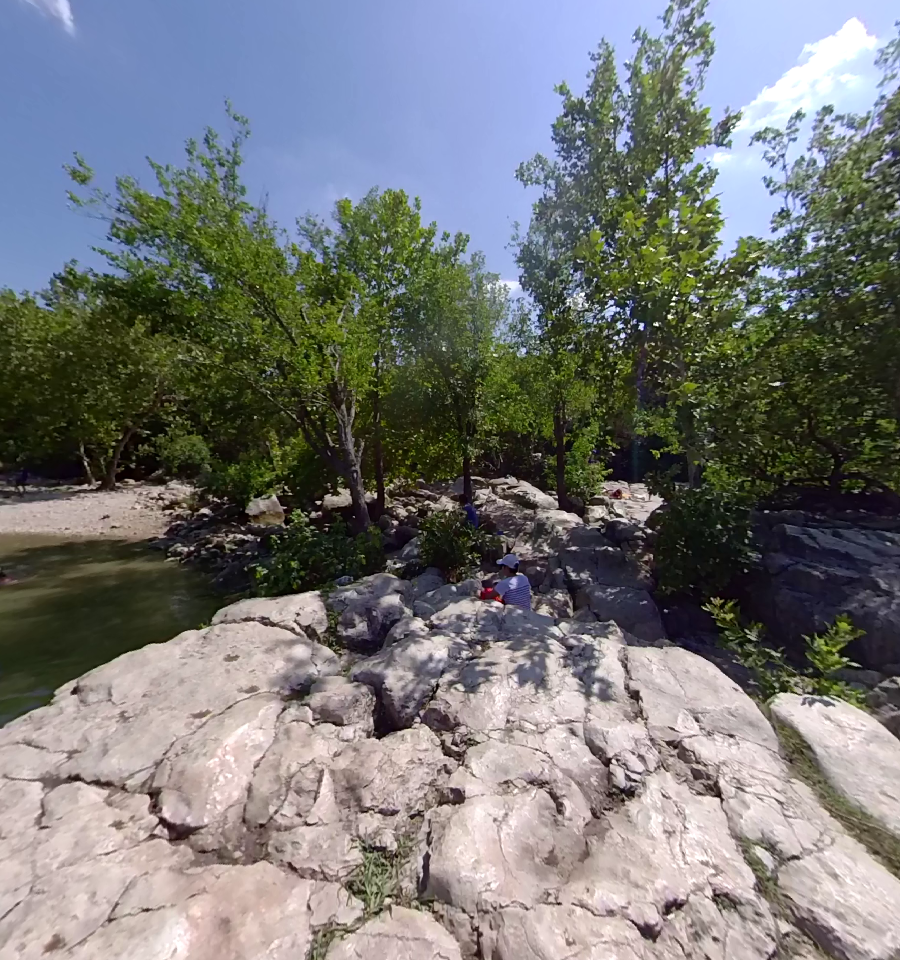
#> input picture pypeapods/data/study_imgs/Sculpture1.png, 1800 x 1920 px (shown at 1/2 size)
$ python peapods_example.py
#> lines starting #> are read from the running program, lines starting #| are printed output that depends on the picture
### pypeapods/utils.py
import numpy as np
from scipy.stats import norm

# [12 lines left out: functions p_pref_to_jod, jod_to_p_pref, not called in this run]

def srgb2rgb(srgb):
    srgb = np.clip(srgb, 0.0, 1.0)
    return np.where(srgb > 0.04045, ((srgb + 0.055) / 1.055) ** 2.4, srgb / 12.92)
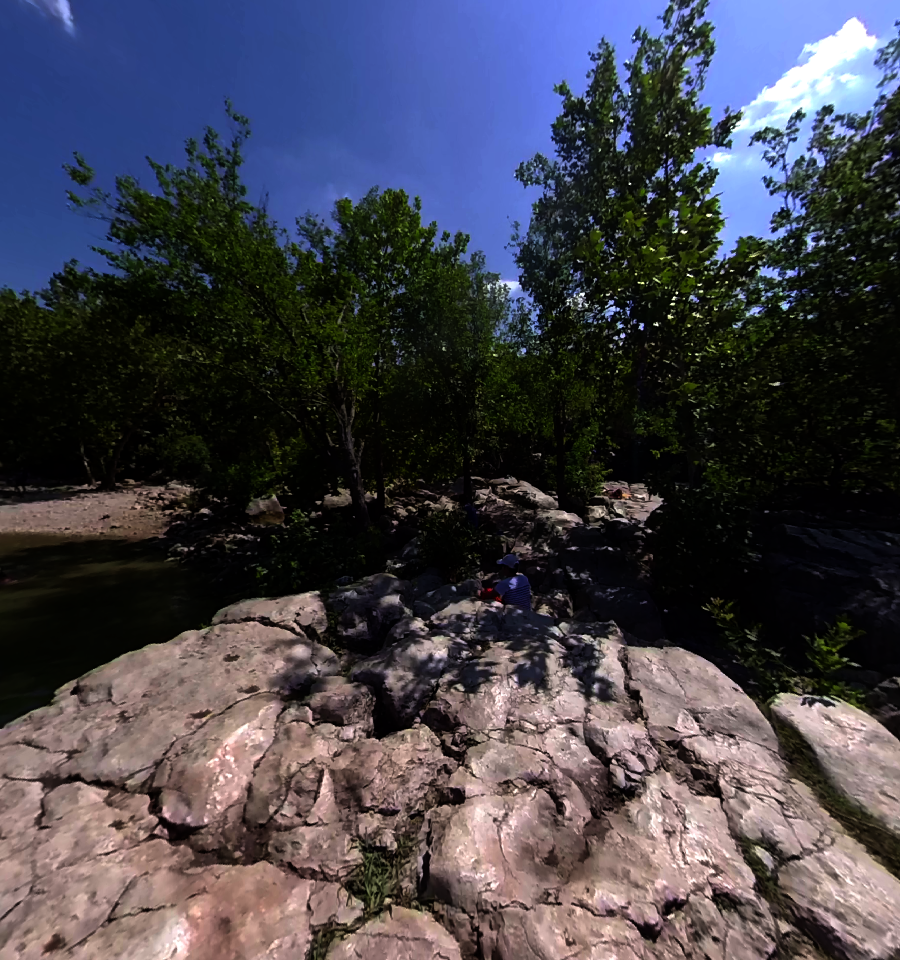
#> returned value: shape (1920, 1800, 3) float64 (shown at 1/2 size); mean of channels 0, 1, 2 0.271, 0.265, 0.305; drawn as R, G, B

def rgb2srgb(rgb):
    rgb = np.clip(rgb, 0.0, 1.0)
    return np.where(rgb > 0.0031308, (1.055 * (rgb ** (1 / 2.4))) - 0.055, 12.92 * rgb)

# [5 lines left out: function y, not called in this run]

### pypeapods/peapods_example.py
import os
import imageio.v3 as iio
import numpy as np

import utils
from PEA.PEA_uniformdimming import UniformDimming
from PODs.PODs_globalLC import GlobalLC

os.makedirs('output/frames', exist_ok=True)

# load an image
pth = "data/study_imgs/Sculpture1.png"
image = utils.srgb2rgb(iio.imread(pth)/255)

# define PEA and POD
#> (the run stopped early here; a loop or call above may not have finished)

$ run again, with pypeapods/data/study_imgs/Sculpture2.png copied over pypeapods/data/study_imgs/Sculpture1.png
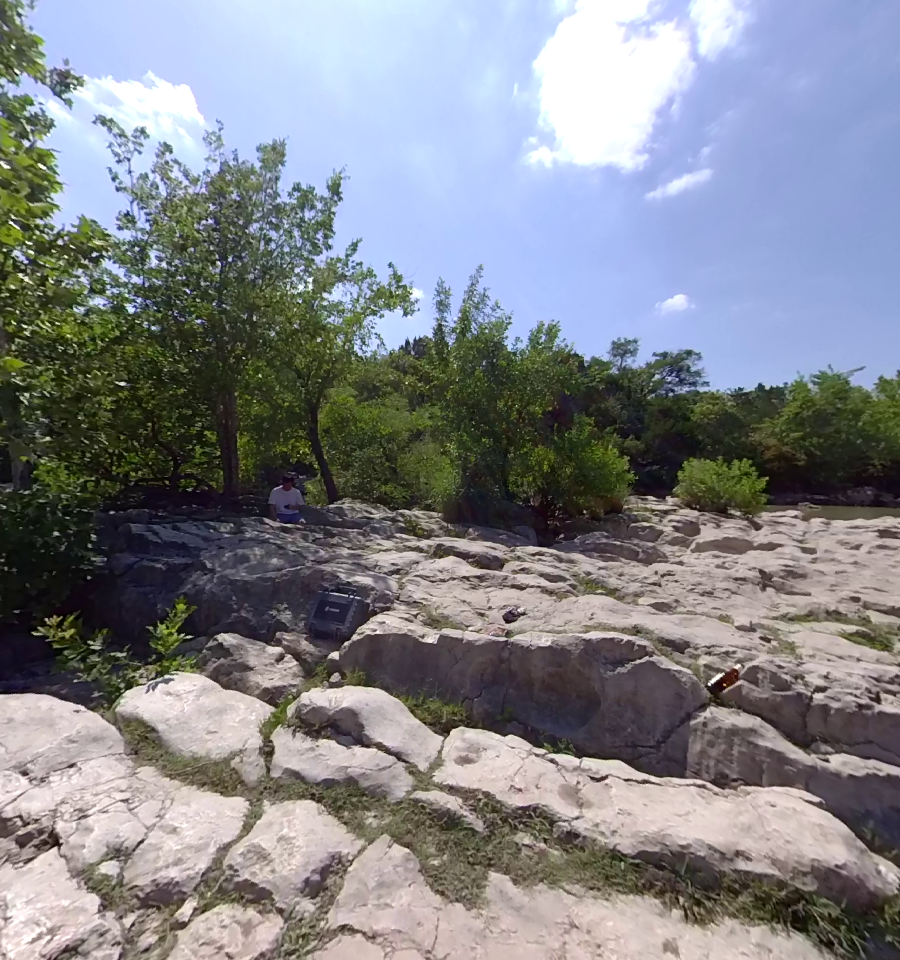
#> input picture pypeapods/data/study_imgs/Sculpture2.png, 1800 x 1920 px (shown at 1/2 size)
#> in srgb2rgb, `return np.where(srgb > 0.04045, ((srgb + 0.055) / 1.055) ** 2.4, srgb ..`:
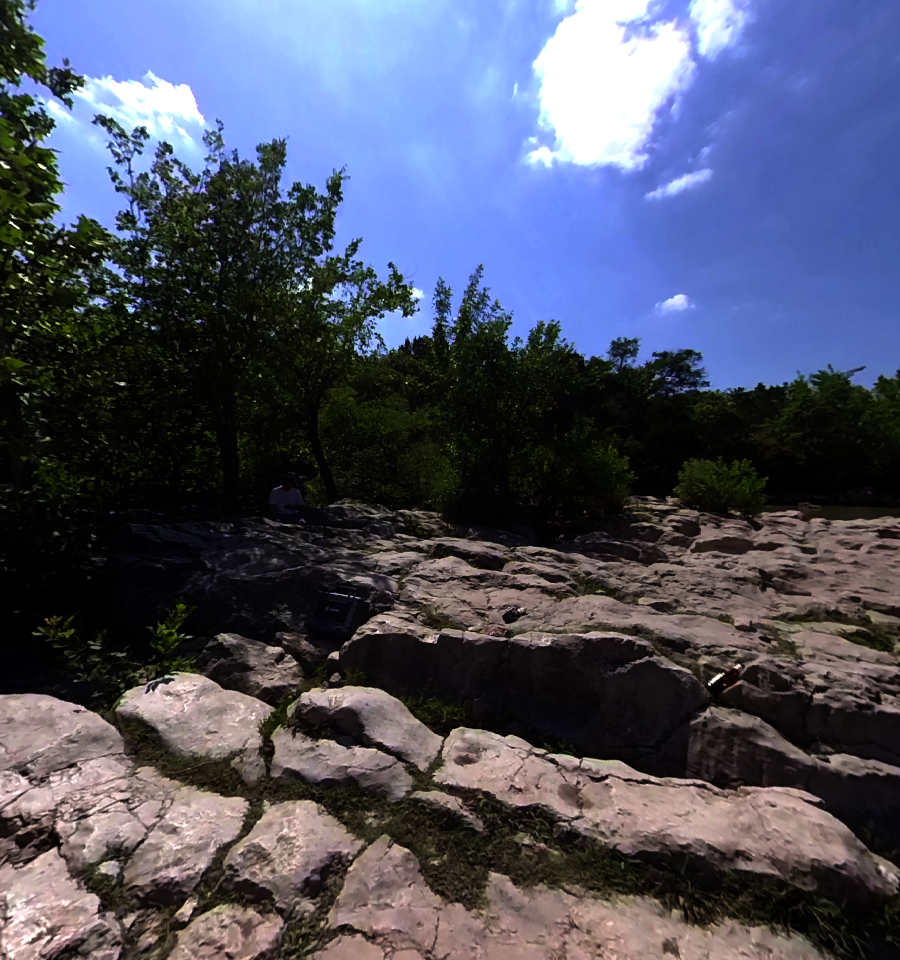
#> returned value: shape (1920, 1800, 3) float64 (shown at 1/2 size); mean of channels 0, 1, 2 0.313, 0.326, 0.398; drawn as R, G, B

$ run again, with pypeapods/data/study_imgs/Dunk1.png copied over pypeapods/data/study_imgs/Sculpture1.png
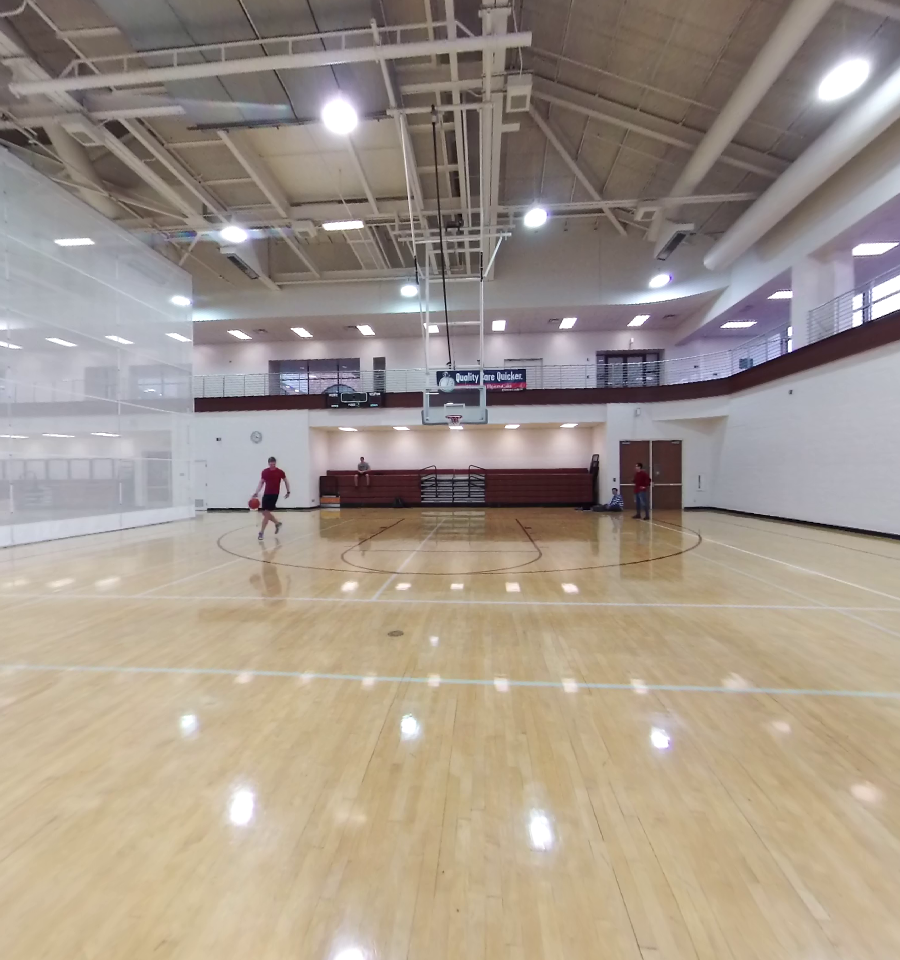
#> input picture pypeapods/data/study_imgs/Dunk1.png, 1800 x 1920 px (shown at 1/2 size)
#> in srgb2rgb, `return np.where(srgb > 0.04045, ((srgb + 0.055) / 1.055) ** 2.4, srgb ..`:
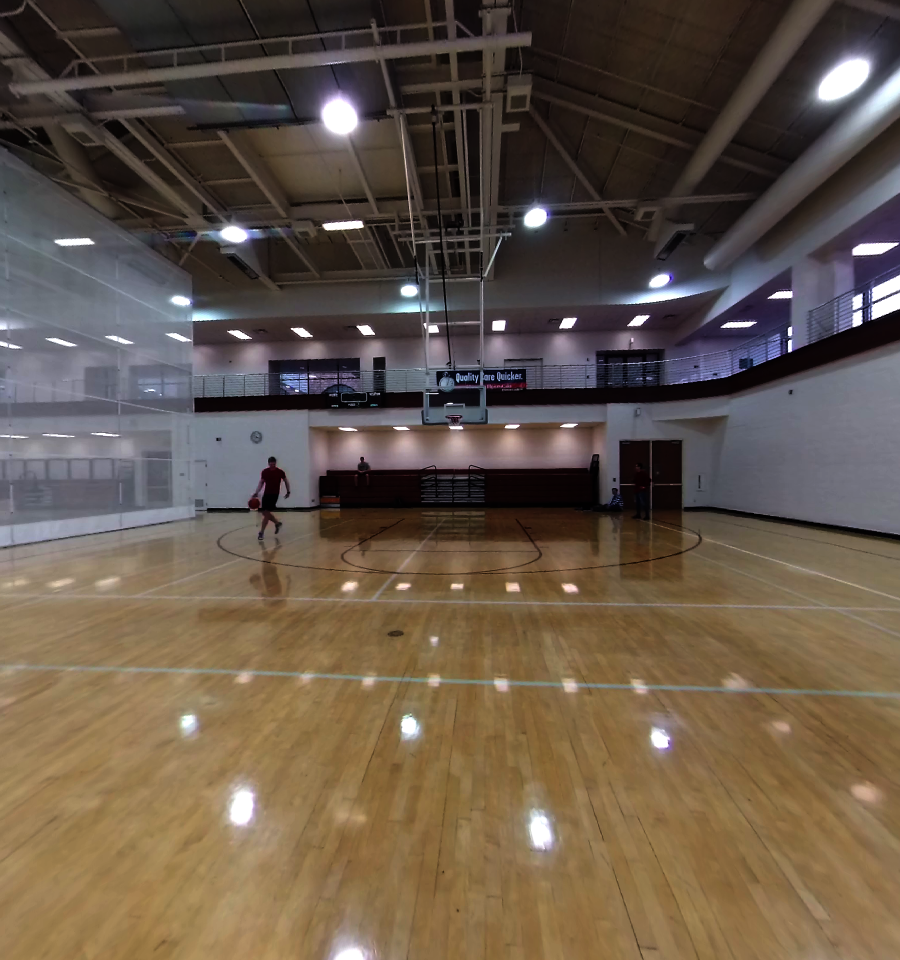
#> returned value: shape (1920, 1800, 3) float64 (shown at 1/2 size); mean of channels 0, 1, 2 0.401, 0.345, 0.29; drawn as R, G, B

$ run again, with pypeapods/data/study_imgs/Dunk2.png copied over pypeapods/data/study_imgs/Sculpture1.png
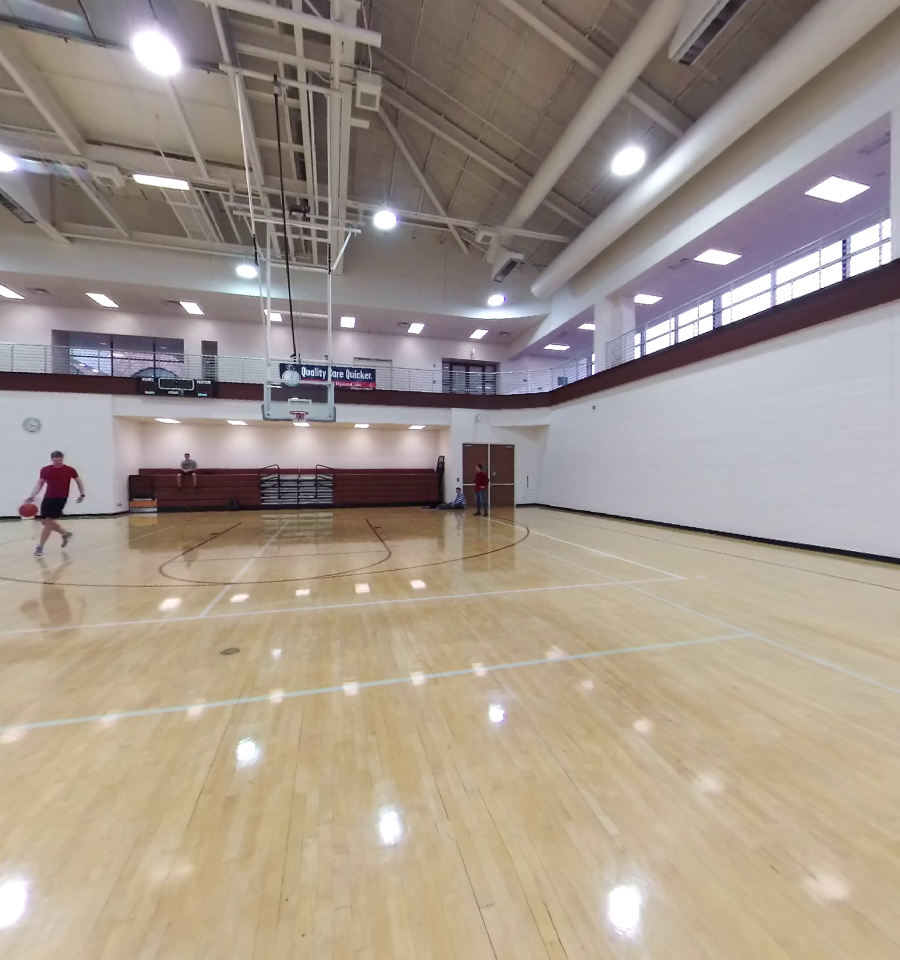
#> input picture pypeapods/data/study_imgs/Dunk2.png, 1800 x 1920 px (shown at 1/2 size)
#> in srgb2rgb, `return np.where(srgb > 0.04045, ((srgb + 0.055) / 1.055) ** 2.4, srgb ..`:
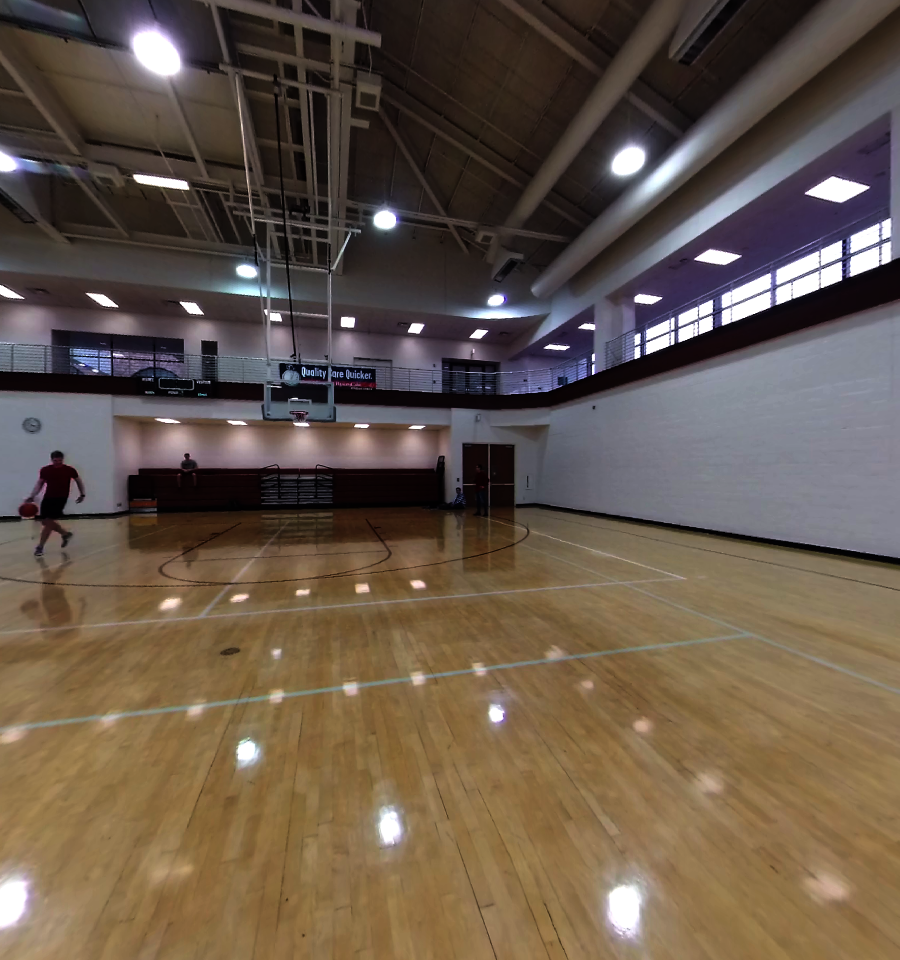
#> returned value: shape (1920, 1800, 3) float64 (shown at 1/2 size); mean of channels 0, 1, 2 0.405, 0.347, 0.294; drawn as R, G, B
